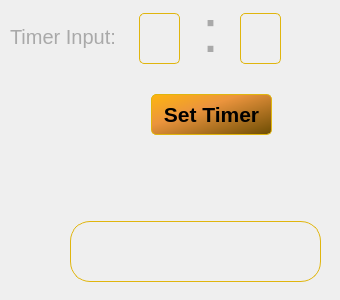
<?xml version="1.0" encoding="UTF-8"?>
<ui version="4.0">
 <class>MainWindow</class>
 <widget class="QMainWindow" name="MainWindow">
  <property name="geometry">
   <rect>
    <x>0</x>
    <y>0</y>
    <width>340</width>
    <height>300</height>
   </rect>
  </property>
  <property name="minimumSize">
   <size>
    <width>340</width>
    <height>300</height>
   </size>
  </property>
  <property name="maximumSize">
   <size>
    <width>340</width>
    <height>300</height>
   </size>
  </property>
  <property name="font">
   <font>
    <pointsize>13</pointsize>
   </font>
  </property>
  <property name="windowTitle">
   <string>CountDown Timer</string>
  </property>
  <property name="windowIcon">
   <iconset>
    <normalon>:/pics/circular-clock.png</normalon>
   </iconset>
  </property>
  <property name="styleSheet">
   <string notr="true">QMainWindow{
	background-image: url(:/pics/Black Gold wallpaper.png);
}
</string>
  </property>
  <widget class="QWidget" name="centralwidget">
   <widget class="QTextEdit" name="textEdit">
    <property name="geometry">
     <rect>
      <x>70</x>
      <y>221</y>
      <width>251</width>
      <height>61</height>
     </rect>
    </property>
    <property name="font">
     <font>
      <pointsize>16</pointsize>
     </font>
    </property>
    <property name="styleSheet">
     <string notr="true">QTextEdit{
	color: darkgrey;
	background-color: rgba(0, 0, 0,0);
	border: 1px solid rgb(224, 181, 14);
	border-radius: 20px;
	padding-left: 8 px;
}</string>
    </property>
    <property name="readOnly">
     <bool>true</bool>
    </property>
    <property name="html">
     <string>&lt;!DOCTYPE HTML PUBLIC &quot;-//W3C//DTD HTML 4.0//EN&quot; &quot;http://www.w3.org/TR/REC-html40/strict.dtd&quot;&gt;
&lt;html&gt;&lt;head&gt;&lt;meta name=&quot;qrichtext&quot; content=&quot;1&quot; /&gt;&lt;style type=&quot;text/css&quot;&gt;
p, li { white-space: pre-wrap; }
&lt;/style&gt;&lt;/head&gt;&lt;body style=&quot; font-family:'MS Shell Dlg 2'; font-size:16pt; font-weight:400; font-style:normal;&quot;&gt;
&lt;p style=&quot;-qt-paragraph-type:empty; margin-top:0px; margin-bottom:0px; margin-left:0px; margin-right:0px; -qt-block-indent:0; text-indent:0px;&quot;&gt;&lt;br /&gt;&lt;/p&gt;&lt;/body&gt;&lt;/html&gt;</string>
    </property>
   </widget>
   <widget class="QLineEdit" name="m_lineEdit">
    <property name="geometry">
     <rect>
      <x>139</x>
      <y>13</y>
      <width>41</width>
      <height>51</height>
     </rect>
    </property>
    <property name="font">
     <font>
      <pointsize>24</pointsize>
     </font>
    </property>
    <property name="styleSheet">
     <string notr="true">QLineEdit{
	color: darkgrey;
	background-color: rgba(0, 0, 0,0);
	border: 1px solid rgb(224, 181, 14);
	border-radius: 5px;
}

QLineEdit:focus{
	border: 2px solid rgb(115, 80, 6)
}

QLineEdit:hover{
	border: 2px solid rgb(115, 80, 6);
}
</string>
    </property>
    <property name="text">
     <string/>
    </property>
    <property name="alignment">
     <set>Qt::AlignCenter</set>
    </property>
   </widget>
   <widget class="QPushButton" name="set_timer_bt">
    <property name="geometry">
     <rect>
      <x>151</x>
      <y>94</y>
      <width>121</width>
      <height>41</height>
     </rect>
    </property>
    <property name="font">
     <font>
      <pointsize>16</pointsize>
      <weight>75</weight>
      <bold>true</bold>
     </font>
    </property>
    <property name="styleSheet">
     <string notr="true">QPushButton{
	background-color: qlineargradient(spread:pad, x1:0, y1:0, x2:1, y2:0.977, stop:0 rgba(254, 181, 14, 255), stop:0.384181 rgba(235, 148, 61, 255), stop:0.98 rgba(115, 80, 6, 255), stop:1 rgba(0, 0, 0, 0));
	border: 1px solid rgb(224, 181, 14);
	border-radius: 5px;
}

QPushButton:focus{
	border: 2px solid rgb(115, 80, 6)
}

QPushButton:hover{
	border: 2px solid rgb(115, 80, 6);
}
</string>
    </property>
    <property name="text">
     <string>Set Timer</string>
    </property>
   </widget>
   <widget class="QLabel" name="label">
    <property name="geometry">
     <rect>
      <x>10</x>
      <y>6</y>
      <width>131</width>
      <height>61</height>
     </rect>
    </property>
    <property name="font">
     <font>
      <pointsize>15</pointsize>
     </font>
    </property>
    <property name="styleSheet">
     <string notr="true">QLabel{
	color:darkgrey;
}</string>
    </property>
    <property name="text">
     <string>Timer Input:</string>
    </property>
   </widget>
   <widget class="QLabel" name="label_3">
    <property name="geometry">
     <rect>
      <x>185</x>
      <y>0</y>
      <width>51</width>
      <height>61</height>
     </rect>
    </property>
    <property name="font">
     <font>
      <pointsize>46</pointsize>
     </font>
    </property>
    <property name="styleSheet">
     <string notr="true">QLabel{
	color:darkgrey;
}</string>
    </property>
    <property name="text">
     <string>:</string>
    </property>
    <property name="alignment">
     <set>Qt::AlignCenter</set>
    </property>
   </widget>
   <widget class="QLineEdit" name="s_lineEdit">
    <property name="geometry">
     <rect>
      <x>240</x>
      <y>13</y>
      <width>41</width>
      <height>51</height>
     </rect>
    </property>
    <property name="font">
     <font>
      <pointsize>24</pointsize>
     </font>
    </property>
    <property name="styleSheet">
     <string notr="true">QLineEdit{
	color: darkgrey;
	background-color: rgba(0, 0, 0,0);
	border: 1px solid rgb(224, 181, 14);
	border-radius: 5px;
}

QLineEdit:focus{
	border: 2px solid rgb(115, 80, 6)
}

QLineEdit:hover{
	border: 2px solid rgb(115, 80, 6);
}
</string>
    </property>
    <property name="text">
     <string/>
    </property>
    <property name="alignment">
     <set>Qt::AlignCenter</set>
    </property>
   </widget>
   <widget class="QLineEdit" name="Timer_lineEdit">
    <property name="geometry">
     <rect>
      <x>139</x>
      <y>153</y>
      <width>141</width>
      <height>51</height>
     </rect>
    </property>
    <property name="font">
     <font>
      <pointsize>29</pointsize>
     </font>
    </property>
    <property name="styleSheet">
     <string notr="true">QLineEdit{
	color: darkgrey;
	background-color: rgba(0, 0, 0,0);
	border: 1px solid  rgba(0, 0, 0,0);
}</string>
    </property>
    <property name="text">
     <string/>
    </property>
    <property name="alignment">
     <set>Qt::AlignCenter</set>
    </property>
    <property name="readOnly">
     <bool>true</bool>
    </property>
   </widget>
  </widget>
 </widget>
 <resources>
  <include location="res.qrc"/>
 </resources>
 <connections/>
</ui>
